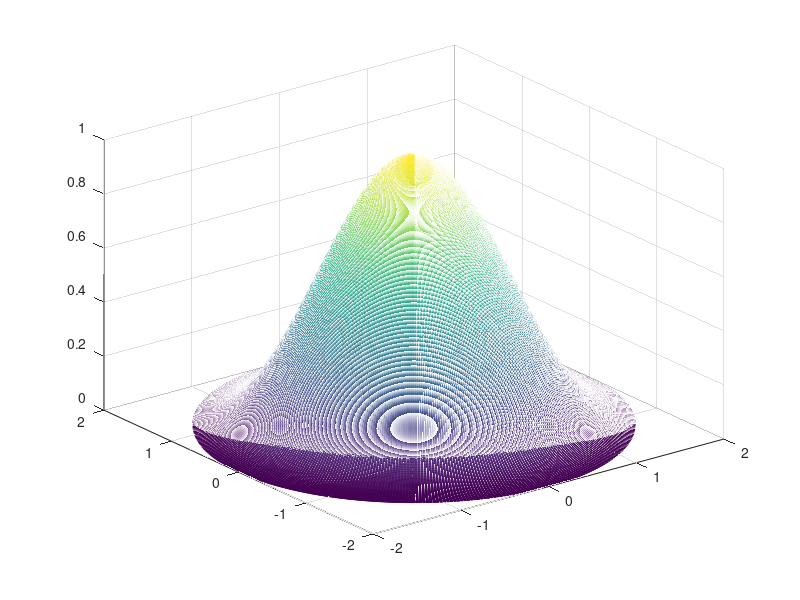
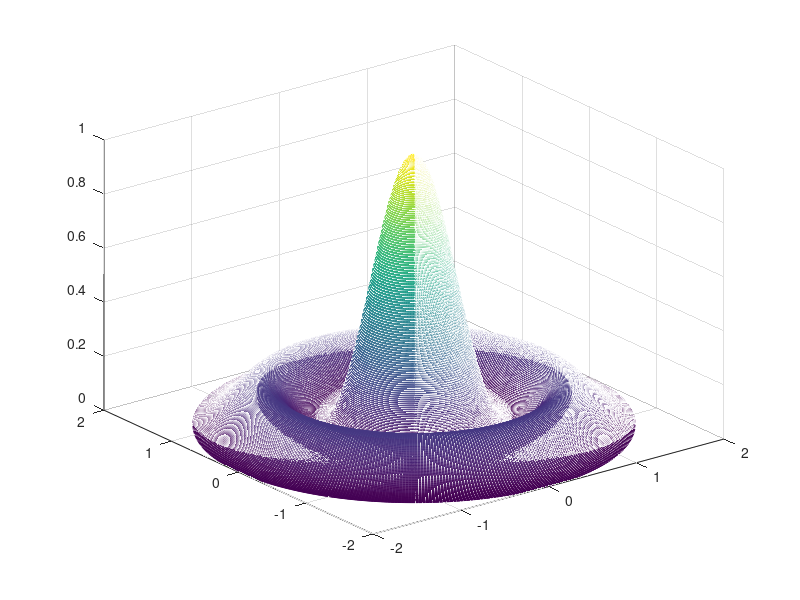
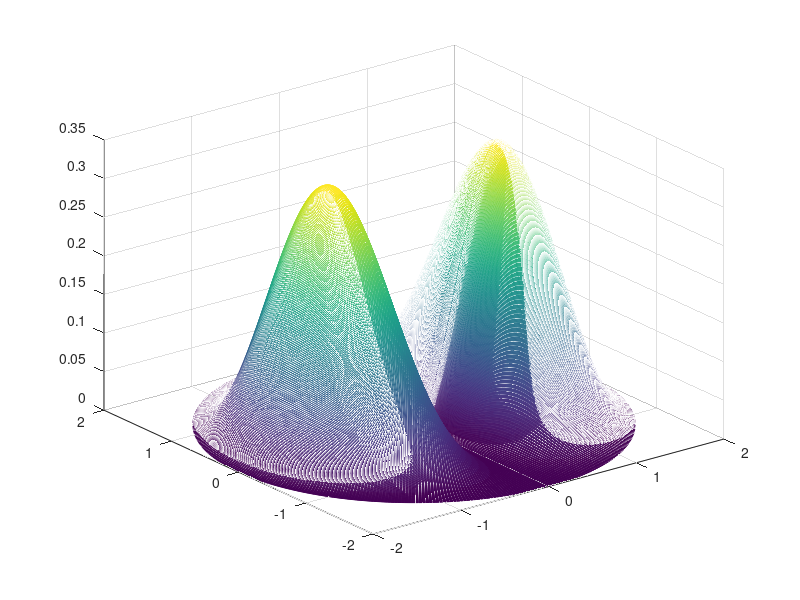
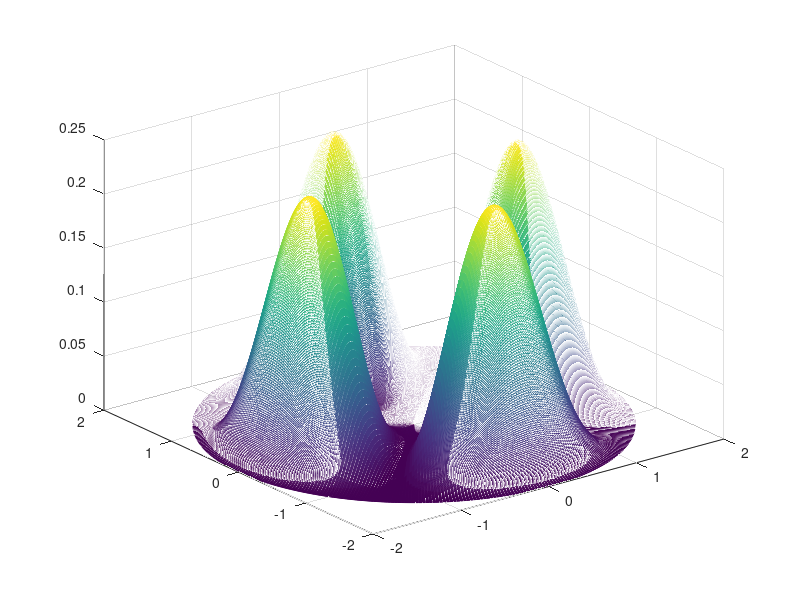

Reproduce these figures in MATLAB, in order.
a=2;    %diameter
n1=1.46;    %core
n2=1.5;     %cladding
lambda=1;
v=(pi*a/lambda)*sqrt(n1^2-n2^2);    %normalized freq
 v=4;
%%mesh draw points r & phi
r=linspace(0,a,400);
phi=linspace(0,2*pi,400);
[r,phi]=meshgrid(r,phi);
%%calculate the modes
m0=[];m1=[];m2=[];
for x=1:10
    m0(end+1)=fzero(@(x)besselj(0,x),[x-1 x]*pi);
    if x*pi>v
        break;
    end
end
for x=1:10
    t=fzero(@(x)besselj(1,x),[x-1 x]*pi);
    if t>0
        m1(end+1)=t;
    end
    if x*pi>v
        break;
    end
end
for x=1:10
    t=fzero(@(x)besselj(2,x),[x-1 x]*pi);
    if t>0
        m2(end+1)=t;
    end
    if x*pi>v
        break;
    end
end
%%draw modes for m=0
for i=1:length(m0)
    z=besselj(0,m0(i)*r/a).*cos(0.*phi);
    x=r.*cos(phi);
    y=r.*sin(phi);
    figure
    mesh(x,y,z.^2);
end
%%draw modes for m=1
for i=1:length(m1)
    z=besselj(1,m1(i)*r/a).*cos(1.*phi);
    x=r.*cos(phi);
    y=r.*sin(phi);
    figure
    mesh(x,y,z.^2);
end
%%draw modes for m=2
for i=1:length(m2)
    z=besselj(2,m2(i)*r/a).*cos(2.*phi);
    x=r.*cos(phi);
    y=r.*sin(phi);
    figure
    mesh(x,y,z.^2);
end
